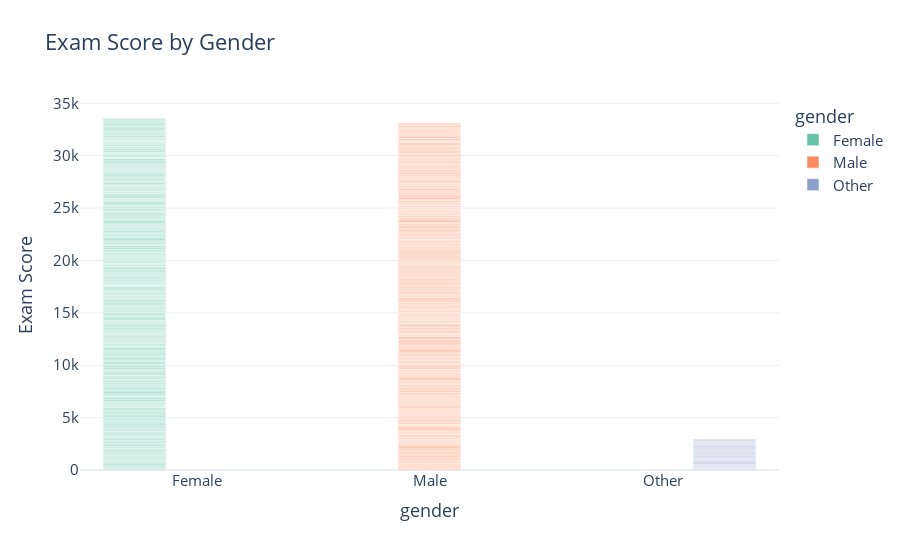

Notebook cell for this chart:
### Code cell
fig = px.bar(
    df,
    x='gender',
    y='exam_score',
    color='gender',
    barmode='group',
    title='Exam Score by Gender',
    labels={'exam_score': 'Exam Score'},
)
fig.update_layout(
    title_font_size=22,
    font=dict(size=15),
    hoverlabel=dict(bgcolor="white", font_size=14)
)
fig.show()

### Figure 1 — Plotly figure (JSON) as saved in the notebook; plotly's stock layout.template omitted (floating-point values rounded to 4 significant figures; data arrays with more than 128 entries replaced by an {"elided": "..."} marker saying what was removed)
{"data": [{"alignmentgroup": "True", "hovertemplate": "gender=%{x}<br>Exam Score=%{y}<extra></extra>", "legendgroup": "Female", "marker": {"color": "rgb(102,194,165)", "pattern": {"shape": ""}}, "name": "Female", "offsetgroup": "Female", "orientation": "v", "showlegend": true, "textposition": "auto", "type": "bar", "x": {"elided": "481 str values"}, "xaxis": "x", "y": {"elided": "481 float values"}, "yaxis": "y"}, {"alignmentgroup": "True", "hovertemplate": "gender=%{x}<br>Exam Score=%{y}<extra></extra>", "legendgroup": "Male", "marker": {"color": "rgb(252,141,98)", "pattern": {"shape": ""}}, "name": "Male", "offsetgroup": "Male", "orientation": "v", "showlegend": true, "textposition": "auto", "type": "bar", "x": {"elided": "477 str values"}, "xaxis": "x", "y": {"elided": "477 float values"}, "yaxis": "y"}, {"alignmentgroup": "True", "hovertemplate": "gender=%{x}<br>Exam Score=%{y}<extra></extra>", "legendgroup": "Other", "marker": {"color": "rgb(141,160,203)", "pattern": {"shape": ""}}, "name": "Other", "offsetgroup": "Other", "orientation": "v", "showlegend": true, "textposition": "auto", "type": "bar", "x": ["Other", "Other", "Other", "Other", "Other", "Other", "Other", "Other", "Other", "Other", "Other", "Other", "Other", "Other", "Other", "Other", "Other", "Other", "Other", "Other", "Other", "Other", "Other", "Other", "Other", "Other", "Other", "Other", "Other", "Other", "Other", "Other", "Other", "Other", "Other", "Other", "Other", "Other", "Other", "Other", "Other", "Other"], "xaxis": "x", "y": [43.9, 98.7, 51.3, 52.1, 57.6, 76.8, 65.3, 65.2, 56.4, 87, 96.3, 85, 77, 70.7, 63, 61.7, 53.4, 66.6, 89.6, 61.5, 80.2, 72.8, 70.4, 70.4, 100, 66.9, 56.4, 59.9, 76, 87.5, 83.9, 78.5, 81.1, 74.6, 67.5, 68.2, 69.8, 57.4, 53.6, 67.5, 89.1, 56.4], "yaxis": "y"}], "layout": {"barmode": "group", "font": {"size": 15}, "height": 550, "hoverlabel": {"bgcolor": "white", "font": {"size": 14}}, "legend": {"title": {"text": "gender"}, "tracegroupgap": 0}, "title": {"font": {"size": 22}, "text": "Exam Score by Gender"}, "width": 900, "xaxis": {"anchor": "y", "categoryarray": ["Female", "Male", "Other"], "categoryorder": "array", "domain": [0, 1], "title": {"text": "gender"}}, "yaxis": {"anchor": "x", "domain": [0, 1], "title": {"text": "Exam Score"}}}}
